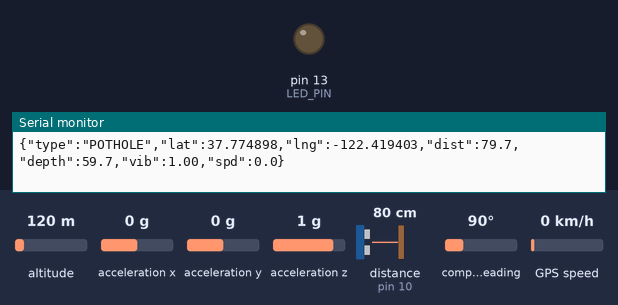
This sketch was run on a simulated Arduino Uno, built with avr-gcc and run on an emulated ATmega328P. On the bench: output pins drawn as LEDs (lit = HIGH), the last lines printed to the serial monitor. Wiring (inferred from the names in the program): ultrasonic range finder: trigger pin 9; echo pin 10; MPU-6050 motion sensor at I2C address 0x68. The test bench sets the inputs (shaded band); at power-on: distance to the obstacle (sensor on pin 10) 80 cm, altitude 120 m, acceleration x 0 g, acceleration y 0 g, acceleration z 1 g, compass heading 90°, GPS speed 0 km/h. The echo pulse lasts 58.3 µs per cm; the GPS gets a fix after 3 s at 37.7749, -122.4194 with 8 satellites; pins used as bus, display or sensor lines are not drawn.

Above: at 13.7 s.
13.8 s: distance to the obstacle (sensor on pin 10) set to 28 cm
17.3 s: distance to the obstacle (sensor on pin 10) set to 23 cm
At 17.8 s:
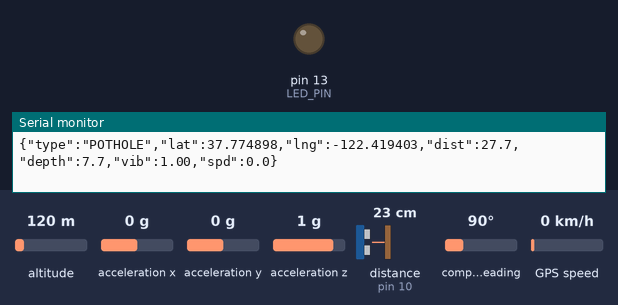
18.8 s: distance to the obstacle (sensor on pin 10) set to 35 cm
At 21.93 s:
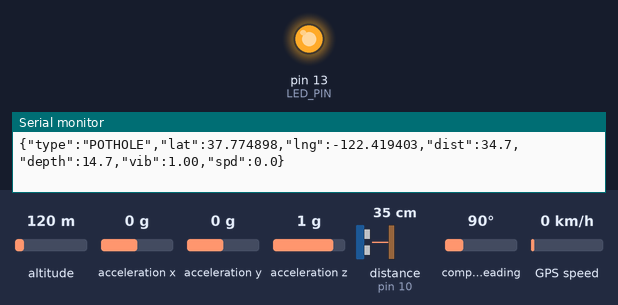
26.5 s: distance to the obstacle (sensor on pin 10) set to 2 cm
At 27.0 s:
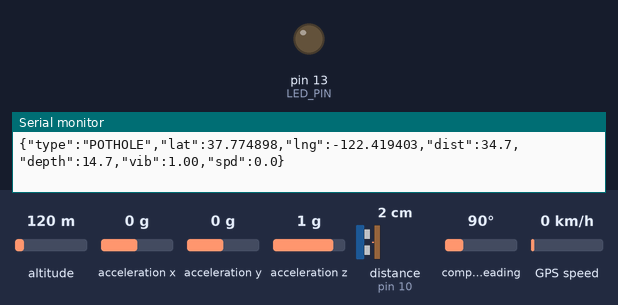
Timing chart, 0 to 29.0 s (numbered marks = the images above; inputs shaded):
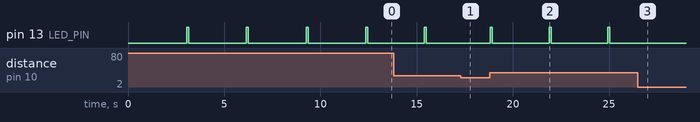

Measured:
- after the input at 17.3 s, pin 13 (LED_PIN): stays LOW (without the input it goes to HIGH after 1.1 s)
- after the input at 18.8 s, pin 13 (LED_PIN): alternates HIGH for 0.10 s and LOW for 2.9 s, starting at once
- after the input at 26.5 s, pin 13 (LED_PIN): stays LOW (without the input it goes to HIGH after 1.4 s)
- by itself, pin 13 (LED_PIN): alternates HIGH for 0.10 s and LOW for 3.0 s

The sketch:

arduino_uno_pothole_detector.ino
```cpp
/*
 * =====================================================================================
 * Project: IoT Pothole Detection & Geolocation Unit (Arduino Uno / Nano)
 * Hardware: Arduino Uno R3, NEO-6M GPS, HC-SR04 Ultrasonic, MPU-6050 Accelerometer
 * =====================================================================================
 * Pinout Connections:
 *   - NEO-6M GPS: VCC->5V, GND->GND, TX->Pin 4 (Arduino RX), RX->Pin 3 (Arduino TX)
 *   - HC-SR04: VCC->5V, GND->GND, TRIG->Pin 9, ECHO->Pin 10
 *   - MPU-6050: VCC->5V, GND->GND, SDA->A4, SCL->A5
 *   - LED Indicator: Pin 13
 * =====================================================================================
 */

#include <Wire.h>
#include <SoftwareSerial.h>
#include <TinyGPS++.h>

// Pins
#define TRIG_PIN 9
#define ECHO_PIN 10
#define GPS_RX 4
#define GPS_TX 3
#define LED_PIN 13

// Thresholds
const float NOMINAL_CLEARANCE = 20.0; // cm
const float MIN_DROP_CM = 4.0;
const float VIB_SPIKE_G = 1.6;

TinyGPSPlus gps;
SoftwareSerial gpsSerial(GPS_RX, GPS_TX);

const int MPU_ADDR = 0x68;
unsigned long lastAlertTime = 0;

void setup() {
  Serial.begin(115200);
  gpsSerial.begin(9600);
  pinMode(TRIG_PIN, OUTPUT);
  pinMode(ECHO_PIN, INPUT);
  pinMode(LED_PIN, OUTPUT);

  Wire.begin();
  Wire.beginTransmission(MPU_ADDR);
  Wire.write(0x6B);
  Wire.write(0);
  Wire.endTransmission(true);

  Serial.println(F("[SYSTEM] Arduino Pothole Detector Initialized."));
}

float getUltrasonicDistance() {
  digitalWrite(TRIG_PIN, LOW);
  delayMicroseconds(2);
  digitalWrite(TRIG_PIN, HIGH);
  delayMicroseconds(10);
  digitalWrite(TRIG_PIN, LOW);
  long dur = pulseIn(ECHO_PIN, HIGH, 25000);
  if (dur == 0) return NOMINAL_CLEARANCE;
  return (dur * 0.0343) / 2.0;
}

float getZAcceleration() {
  Wire.beginTransmission(MPU_ADDR);
  Wire.write(0x3F); // ACCEL_ZOUT_H
  Wire.endTransmission(false);
  Wire.requestFrom(MPU_ADDR, 2, true);
  if (Wire.available() >= 2) {
    int16_t rawZ = Wire.read() << 8 | Wire.read();
    return abs(rawZ / 16384.0);
  }
  return 1.0;
}

void loop() {
  while (gpsSerial.available() > 0) {
    gps.encode(gpsSerial.read());
  }

  float dist = getUltrasonicDistance();
  float vib = getZAcceleration();
  float depthDrop = dist - NOMINAL_CLEARANCE;

  float lat = gps.location.isValid() ? gps.location.lat() : 0.0;
  float lng = gps.location.isValid() ? gps.location.lng() : 0.0;
  float spd = gps.speed.isValid() ? gps.speed.kmph() : 0.0;

  unsigned long now = millis();
  if (now - lastAlertTime > 3000) {
    if (depthDrop >= MIN_DROP_CM || vib >= VIB_SPIKE_G) {
      lastAlertTime = now;
      digitalWrite(LED_PIN, HIGH);

      // Output JSON frame to USB Serial
      Serial.print(F("{\"type\":\"POTHOLE\",\"lat\":"));
      Serial.print(lat, 6);
      Serial.print(F(",\"lng\":"));
      Serial.print(lng, 6);
      Serial.print(F(",\"dist\":"));
      Serial.print(dist, 1);
      Serial.print(F(",\"depth\":"));
      Serial.print(depthDrop, 1);
      Serial.print(F(",\"vib\":"));
      Serial.print(vib, 2);
      Serial.print(F(",\"spd\":"));
      Serial.print(spd, 1);
      Serial.println(F("}"));

      delay(100);
      digitalWrite(LED_PIN, LOW);
    }
  }

  delay(60);
}
```
